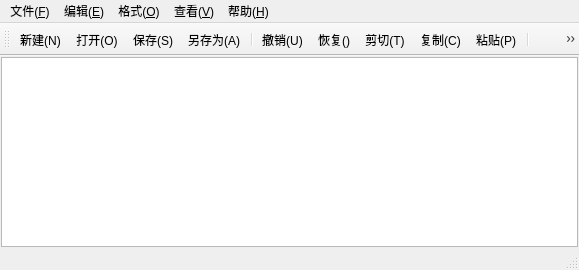
<?xml version="1.0" encoding="UTF-8"?>
<ui version="4.0">
 <class>MainWindow</class>
 <widget class="QMainWindow" name="MainWindow">
  <property name="geometry">
   <rect>
    <x>0</x>
    <y>0</y>
    <width>579</width>
    <height>270</height>
   </rect>
  </property>
  <property name="windowTitle">
   <string>MainWindow</string>
  </property>
  <widget class="QWidget" name="centralwidget">
   <layout class="QGridLayout" name="gridLayout">
    <property name="leftMargin">
     <number>1</number>
    </property>
    <property name="topMargin">
     <number>1</number>
    </property>
    <property name="rightMargin">
     <number>1</number>
    </property>
    <property name="bottomMargin">
     <number>1</number>
    </property>
    <item row="0" column="0">
     <widget class="QPlainTextEdit" name="TextEdit"/>
    </item>
   </layout>
  </widget>
  <widget class="QMenuBar" name="menubar">
   <property name="geometry">
    <rect>
     <x>0</x>
     <y>0</y>
     <width>579</width>
     <height>21</height>
    </rect>
   </property>
   <widget class="QMenu" name="menu_F">
    <property name="title">
     <string>文件(&amp;F)</string>
    </property>
    <addaction name="actionNew"/>
    <addaction name="actionOpen"/>
    <addaction name="actionSave"/>
    <addaction name="actionSaveAs"/>
   </widget>
   <widget class="QMenu" name="menu_E">
    <property name="title">
     <string>编辑(&amp;E)</string>
    </property>
    <addaction name="actionUndo_2"/>
    <addaction name="actionRedo"/>
    <addaction name="actionCut"/>
    <addaction name="actionCopy"/>
    <addaction name="actionPaste"/>
    <addaction name="separator"/>
    <addaction name="actionFind"/>
    <addaction name="actionReplace"/>
    <addaction name="separator"/>
    <addaction name="actionSelect All"/>
   </widget>
   <widget class="QMenu" name="menu_O">
    <property name="title">
     <string>格式(&amp;O)</string>
    </property>
    <addaction name="actionWord Wrap"/>
    <addaction name="actionShow Line Numbers"/>
    <addaction name="actionfont"/>
    <addaction name="actionfontcolor"/>
    <addaction name="separator"/>
    <addaction name="actionFont Background Color"/>
    <addaction name="actionEditor Background Color"/>
   </widget>
   <widget class="QMenu" name="menu_V">
    <property name="title">
     <string>查看(&amp;V)</string>
    </property>
    <addaction name="actiontoolbar"/>
    <addaction name="actionStatus Bar"/>
   </widget>
   <widget class="QMenu" name="menu_H">
    <property name="title">
     <string>帮助(&amp;H)</string>
    </property>
    <addaction name="actionAbout"/>
   </widget>
   <addaction name="menu_F"/>
   <addaction name="menu_E"/>
   <addaction name="menu_O"/>
   <addaction name="menu_V"/>
   <addaction name="menu_H"/>
  </widget>
  <widget class="QStatusBar" name="statusbar"/>
  <widget class="QToolBar" name="toolBar">
   <property name="windowTitle">
    <string>toolBar</string>
   </property>
   <attribute name="toolBarArea">
    <enum>TopToolBarArea</enum>
   </attribute>
   <attribute name="toolBarBreak">
    <bool>false</bool>
   </attribute>
   <addaction name="actionNew"/>
   <addaction name="actionOpen"/>
   <addaction name="actionSave"/>
   <addaction name="actionSaveAs"/>
   <addaction name="separator"/>
   <addaction name="actionUndo_2"/>
   <addaction name="actionRedo"/>
   <addaction name="actionCut"/>
   <addaction name="actionCopy"/>
   <addaction name="actionPaste"/>
   <addaction name="separator"/>
   <addaction name="actiontoolbar"/>
   <addaction name="actionStatus Bar"/>
   <addaction name="separator"/>
   <addaction name="actionSelect All"/>
   <addaction name="actionWord Wrap"/>
   <addaction name="actionfont"/>
   <addaction name="actionShow Line Numbers"/>
   <addaction name="separator"/>
   <addaction name="actionFind"/>
   <addaction name="actionReplace"/>
  </widget>
  <action name="actionNew">
   <property name="icon">
    <iconset resource="res.qrc">
     <normaloff>:/img/new-32.png</normaloff>:/img/new-32.png</iconset>
   </property>
   <property name="text">
    <string>新建(&amp;N)</string>
   </property>
   <property name="toolTip">
    <string>新建</string>
   </property>
   <property name="shortcut">
    <string>Ctrl+N</string>
   </property>
  </action>
  <action name="actionOpen">
   <property name="icon">
    <iconset resource="res.qrc">
     <normaloff>:/img/open-32.png</normaloff>:/img/open-32.png</iconset>
   </property>
   <property name="text">
    <string>打开(&amp;O)</string>
   </property>
   <property name="toolTip">
    <string>打开</string>
   </property>
   <property name="shortcut">
    <string>Ctrl+O</string>
   </property>
  </action>
  <action name="actionSave">
   <property name="icon">
    <iconset resource="res.qrc">
     <normaloff>:/img/save-32.png</normaloff>:/img/save-32.png</iconset>
   </property>
   <property name="text">
    <string>保存(&amp;S)</string>
   </property>
   <property name="shortcut">
    <string>Ctrl+S</string>
   </property>
  </action>
  <action name="actionSaveAs">
   <property name="icon">
    <iconset resource="res.qrc">
     <normaloff>:/img/save-as-32.png</normaloff>:/img/save-as-32.png</iconset>
   </property>
   <property name="text">
    <string>另存为(&amp;A)</string>
   </property>
   <property name="toolTip">
    <string>另存为</string>
   </property>
   <property name="shortcut">
    <string>Ctrl+A</string>
   </property>
  </action>
  <action name="actionRedo">
   <property name="icon">
    <iconset resource="res.qrc">
     <normaloff>:/img/redo-32.png</normaloff>:/img/redo-32.png</iconset>
   </property>
   <property name="text">
    <string>恢复()</string>
   </property>
   <property name="toolTip">
    <string>恢复</string>
   </property>
   <property name="shortcut">
    <string>Ctrl+Shift+Z</string>
   </property>
  </action>
  <action name="actionCut">
   <property name="icon">
    <iconset resource="res.qrc">
     <normaloff>:/img/cut-32.png</normaloff>:/img/cut-32.png</iconset>
   </property>
   <property name="text">
    <string>剪切(T)</string>
   </property>
   <property name="toolTip">
    <string>剪切</string>
   </property>
   <property name="shortcut">
    <string>Ctrl+X</string>
   </property>
  </action>
  <action name="actionCopy">
   <property name="icon">
    <iconset resource="res.qrc">
     <normaloff>:/img/copy-32.png</normaloff>:/img/copy-32.png</iconset>
   </property>
   <property name="text">
    <string>复制(&amp;C)</string>
   </property>
   <property name="toolTip">
    <string>复制</string>
   </property>
   <property name="shortcut">
    <string>Ctrl+C</string>
   </property>
  </action>
  <action name="actionPaste">
   <property name="icon">
    <iconset resource="res.qrc">
     <normaloff>:/img/paste-32.png</normaloff>:/img/paste-32.png</iconset>
   </property>
   <property name="text">
    <string>粘贴(P)</string>
   </property>
   <property name="toolTip">
    <string>粘贴</string>
   </property>
   <property name="shortcut">
    <string>Ctrl+V</string>
   </property>
  </action>
  <action name="actionUndo_2">
   <property name="icon">
    <iconset resource="res.qrc">
     <normaloff>:/img/undo-32.png</normaloff>:/img/undo-32.png</iconset>
   </property>
   <property name="text">
    <string>撤销(U)</string>
   </property>
   <property name="toolTip">
    <string>撤销</string>
   </property>
   <property name="shortcut">
    <string>Ctrl+Z</string>
   </property>
  </action>
  <action name="actionFind">
   <property name="icon">
    <iconset resource="res.qrc">
     <normaloff>:/img/find-32.png</normaloff>:/img/find-32.png</iconset>
   </property>
   <property name="text">
    <string>查找(&amp;F)</string>
   </property>
   <property name="toolTip">
    <string>查找</string>
   </property>
   <property name="shortcut">
    <string>Ctrl+F</string>
   </property>
  </action>
  <action name="actionReplace">
   <property name="icon">
    <iconset resource="res.qrc">
     <normaloff>:/img/replace-32.png</normaloff>:/img/replace-32.png</iconset>
   </property>
   <property name="text">
    <string>替换(R)</string>
   </property>
   <property name="toolTip">
    <string>替换</string>
   </property>
   <property name="shortcut">
    <string>Ctrl+H</string>
   </property>
  </action>
  <action name="actionSelect All">
   <property name="icon">
    <iconset resource="res.qrc">
     <normaloff>:/img/select-all-32.png</normaloff>:/img/select-all-32.png</iconset>
   </property>
   <property name="text">
    <string>全选(A)</string>
   </property>
   <property name="toolTip">
    <string>全选</string>
   </property>
   <property name="shortcut">
    <string>Ctrl+A</string>
   </property>
  </action>
  <action name="actionWord Wrap">
   <property name="icon">
    <iconset resource="res.qrc">
     <normaloff>:/img/wrap-32.png</normaloff>:/img/wrap-32.png</iconset>
   </property>
   <property name="text">
    <string>自动换行(W)</string>
   </property>
   <property name="toolTip">
    <string>自动换行</string>
   </property>
  </action>
  <action name="actionShow Line Numbers">
   <property name="icon">
    <iconset resource="res.qrc">
     <normaloff>:/img/line-numbers-32.png</normaloff>:/img/line-numbers-32.png</iconset>
   </property>
   <property name="text">
    <string>显示行号(L)</string>
   </property>
   <property name="toolTip">
    <string>显示行号</string>
   </property>
   <property name="shortcut">
    <string>Ctrl+L</string>
   </property>
  </action>
  <action name="actionfont">
   <property name="icon">
    <iconset resource="res.qrc">
     <normaloff>:/img/font-32.png</normaloff>:/img/font-32.png</iconset>
   </property>
   <property name="text">
    <string>字体(F)</string>
   </property>
   <property name="toolTip">
    <string>字体</string>
   </property>
  </action>
  <action name="actionfontcolor">
   <property name="text">
    <string>字体颜色</string>
   </property>
   <property name="toolTip">
    <string>字体颜色</string>
   </property>
  </action>
  <action name="actionFont Background Color">
   <property name="text">
    <string>字体背景色</string>
   </property>
   <property name="toolTip">
    <string>字体背景色</string>
   </property>
  </action>
  <action name="actionEditor Background Color">
   <property name="text">
    <string>编辑器背景色</string>
   </property>
   <property name="toolTip">
    <string>编辑器背景色</string>
   </property>
  </action>
  <action name="actiontoolbar">
   <property name="icon">
    <iconset resource="res.qrc">
     <normaloff>:/img/toolbar-32.png</normaloff>:/img/toolbar-32.png</iconset>
   </property>
   <property name="text">
    <string>工具栏(T)</string>
   </property>
   <property name="toolTip">
    <string>工具栏</string>
   </property>
  </action>
  <action name="actionStatus Bar">
   <property name="icon">
    <iconset resource="res.qrc">
     <normaloff>:/img/status-bar-32.png</normaloff>:/img/status-bar-32.png</iconset>
   </property>
   <property name="text">
    <string>状态栏(S)</string>
   </property>
   <property name="toolTip">
    <string>状态栏</string>
   </property>
  </action>
  <action name="actionAbout">
   <property name="icon">
    <iconset resource="res.qrc">
     <normaloff>:/img/about-32.png</normaloff>:/img/about-32.png</iconset>
   </property>
   <property name="text">
    <string>关于(A)</string>
   </property>
   <property name="toolTip">
    <string>关于</string>
   </property>
  </action>
 </widget>
 <tabstops>
  <tabstop>TextEdit</tabstop>
 </tabstops>
 <resources>
  <include location="res.qrc"/>
 </resources>
 <connections/>
</ui>
